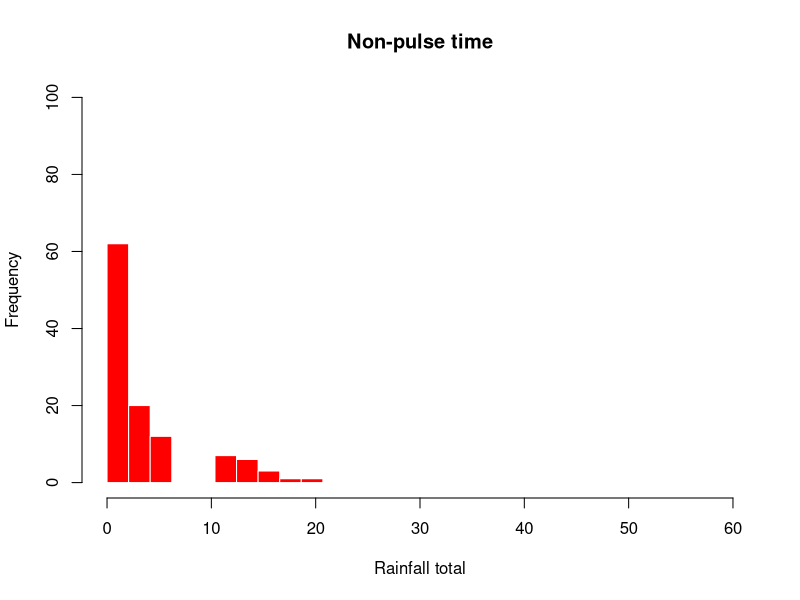
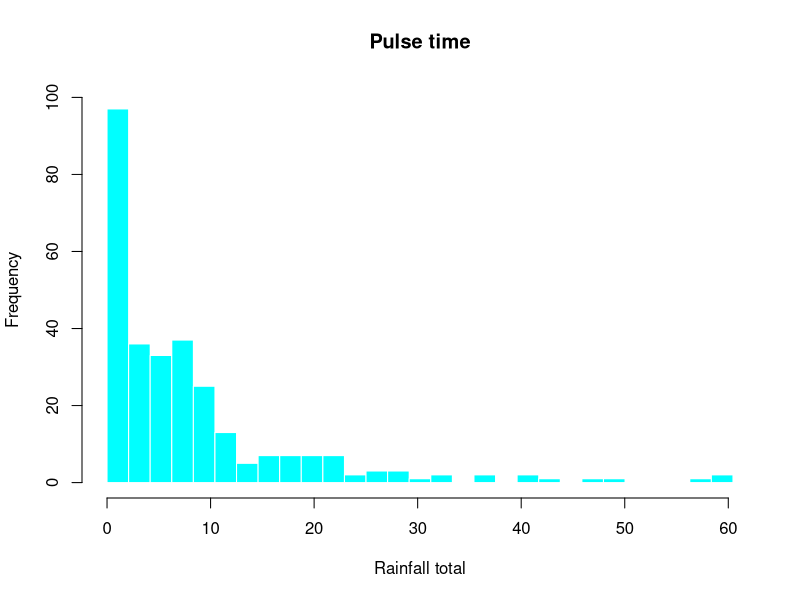

Here is the R script that generated these plots, in order:
# 16-05-2024
# Anastasia Makhnykina

library(dplyr)
library(tidyr)
library(tidyverse)
library(lubridate)
library(ggplot2)
library(units)
library(reshape2)

### In this file we will create two data frames for Pulse and Non-pulse time ###

# Open file with all eddy-covariance data 
USWkg12_20_summary <- read.csv("data/USWkg12_20_summary.csv", 
                               header=TRUE, na.strings="NaN", skip=0)

# Create new columns for heavy rains
USWkg12_20_summary$bigR <- as.numeric(USWkg12_20_summary$sum_R>5)
USWkg12_20_summary$bigRmm <- as.numeric(USWkg12_20_summary$bigR)*as.numeric(USWkg12_20_summary$sum_R)

# Create DOY - column
USWkg12_20_summary$DOY <- paste(yday(USWkg12_20_summary$date))
USWkg12_20_summary$DOY <- as.numeric(as.character(USWkg12_20_summary$DOY))

# Adding Seasons of the year
USWkg12_20_summary$Season = vector(mode = 'character', length = nrow(USWkg12_20_summary))
USWkg12_20_summary$Season[USWkg12_20_summary$DOY %in% c(1:59,305:366)] = 'Winter'
USWkg12_20_summary$Season[USWkg12_20_summary$DOY %in% 60:181] = 'Spring'
USWkg12_20_summary$Season[USWkg12_20_summary$DOY %in% 182:304] = 'Summer'

# Create year - column
USWkg12_20_summary$year <- substr(USWkg12_20_summary$date, 1,4)
USWkg12_20_summary$year <- as.numeric(as.character(USWkg12_20_summary$year))

# Create Pulse_DOY - the DOY when rain > 5 mm happen
USWkg12_20_summary$DOY <- as.numeric(as.character(USWkg12_20_summary$DOY))
USWkg12_20_summary$Pulse_DOY <- USWkg12_20_summary$DOY*USWkg12_20_summary$bigR

# Make df with just Rains > 5 mm 
USW1220_Pulse <- USWkg12_20_summary %>%
  filter(bigRmm > 0)

# Make additional "test" df to make Pulse duration (5 days)
USW1220_Pulse$DOY <- as.numeric(as.character(USW1220_Pulse$DOY))

colnames(USWkg12_20_summary) [1] <- 'date'
test <- data.frame(DOY=USW1220_Pulse$date)
test$day1<-as.Date(test$DOY)+1
test$day2<-as.Date(test$DOY)+2
test$day3<-as.Date(test$DOY)+3
test$day4<-as.Date(test$DOY)+4
test$Sday <- yday(test$DOY)
test$DOY <- as.Date(test$DOY)

test2<- melt(test,id='Sday')

test3 <- test2 %>% 
  arrange(value)

test4 <- data.frame(unique(test2$value))

test4$date <- test4$unique.test2.value.
test5 <- test4 %>% 
  arrange(date)

test5$DOY <- yday(test5$date)
test5 <- test5[-c(1)]

test5$date <- as.Date(test5$date)
USWkg12_20_summary$date <- as.Date(USWkg12_20_summary$date)

summary_P <- merge(USWkg12_20_summary,test5,by="date",all.x=TRUE)
 
# Add PulseDays - column
summary_P$PulseDays <- summary_P$DOY.y

summary_P$PulseDays[is.na(summary_P$PulseDays)] <- 0

write.csv(summary_P, "data/Summary_eddy.csv")

# Create df for Pulse and Non-pulse time
USW_Pulse <- summary_P %>%
  filter(PulseDays > 0)

write.csv(USW_Pulse, "data/USWPulse.csv")


USW_PulseN <- summary_P %>%
  filter(PulseDays == 0)

write.csv(USW_PulseN, "data/USWPulseN.csv")


###################### DM Pulse Definition #####################################
################################################################################

# Open file with all eddy-covariance data 
USWkg12_20_summary <- read.csv("data/USWkg12_20_summary.csv", 
                               header=TRUE, na.strings="NaN", skip=0)
USWkg12_20_summary$date <- as.Date(USWkg12_20_summary$date)

# sort data by date
years_sum1 <- USWkg12_20_summary %>% arrange(date)

# Initialize the pulseduration_S variable as a vector of 0's
years_sum1$pulseduration_S <- rep(0, nrow(years_sum1))

# Find the indices of rows where there is a rain event with sum_R between 5 and 10
rain_indices_S <- which(years_sum1$sum_R > 5 & years_sum1$sum_R <= 10)

# Loop through each rain event
for (i in rain_indices_S) {
  # Set pulseduration_S to 8 for 8 days after the event
  years_sum1$pulseduration_S[i:(min(i+7, nrow(years_sum1)))] <- 8
}

# Create a new variable called pulseduration_M, initialized with zeros
years_sum1$pulseduration_M <- rep(0, nrow(years_sum1))

# Loop through each element of sum_R
for (i in 1:nrow(years_sum1)) {
  
  # Check if the sum_R value is between 10 and 20
  if (years_sum1$sum_R[i] > 10 & years_sum1$sum_R[i] <= 20) {
    
    # If yes, set the pulseduration_M variable to 14 for the next 14 days
    for (j in 1:14) {
      if (i + j <= nrow(years_sum1)) { # check if within range
        years_sum1$pulseduration_M[i + j] <- 14
      }
    }
    
  }
  
}

# Create a new variable called pulseduration_L, initialized with zeros
years_sum1$pulseduration_L <- rep(0, nrow(years_sum1))

# Loop through each element of sum_R
for (i in 21:nrow(years_sum1)) {
  
  # Check if the sum_R value was less than or equal to 20 in the previous day, and greater than 20 in the current day
  if (years_sum1$sum_R[i-1] <= 20 & years_sum1$sum_R[i] > 20) {
    
    # If yes, set the pulseduration_L variable to 20 for the next 20 days
    for (j in 0:19) {
      if (i + j <= nrow(years_sum1)) { # check if within range
        years_sum1$pulseduration_L[i + j] <- 20
      }
    }
    
  }
  
}

# create a new variable called max_pulse_duration that is the maximum of pulseduration_S, pulseduration_M, and pulseduration_L
years_sum1$max_pulse_duration <- pmax(years_sum1$pulseduration_S, years_sum1$pulseduration_M, years_sum1$pulseduration_L)

# sort data by date
years_sum1 <- years_sum1 %>% arrange(date)

# Identify days with rain events
years_sum1$rain_event <- ifelse(years_sum1$sum_R > 5, 1, 0)

# Create a new column in the dataframe to store days since last rain event
years_sum1$days_since_rain_event <- 0

# Loop through each row of the data
for (i in 2:nrow(years_sum1)) {
  # If sum_R is greater than 5, set days_since_rain_event to 0
  if (years_sum1$sum_R[i] > 5) {
    years_sum1$days_since_rain_event[i] <- 0
  } else {
    # If sum_R is less than or equal to 5, increment the days_since_rain_event by 1
    years_sum1$days_since_rain_event[i] <- years_sum1$days_since_rain_event[i-1] + 1
  }
}


# Create years_sum_Pulse0 df
years_sum_Pulse0 <- years_sum1 %>%
  filter(days_since_rain_event >= max_pulse_duration)


# Create years_sum_Pulse1 df
years_sum_Pulse1 <- years_sum1 %>%
  filter(days_since_rain_event < max_pulse_duration)

# Total rain for Pulse and non-pulse time
hist(subset(years_sum_Pulse0$sum_R, years_sum_Pulse0$sum_R != 0), 
     breaks = seq(0, 60, length.out = 30),
     main = "Non-pulse time", 
     xlab = "Rainfall total", 
     ylab = "Frequency",
     col = "red", 
     border = "white",
     lty = "solid",
     ylim = c(0, 100))

hist(subset(years_sum_Pulse1$sum_R, years_sum_Pulse1$sum_R != 0), 
     breaks = seq(min(years_sum_Pulse1$sum_R), max(years_sum_Pulse1$sum_R), length.out = 30),
     main = "Pulse time", 
     xlab = "Rainfall total", 
     ylab = "Frequency",
     col = "cyan", 
     border = "white",
     lty = "solid",
     ylim = c(0, 100))

# WRITE OUT NEW FILES
write_csv(years_sum_Pulse0, "data/years_sum_Pulse0_DM.csv")
write_csv(years_sum_Pulse1, "data/years_sum_Pulse1_DM.csv")
write_csv(years_sum1, "data/years_sum1_DM.csv")
